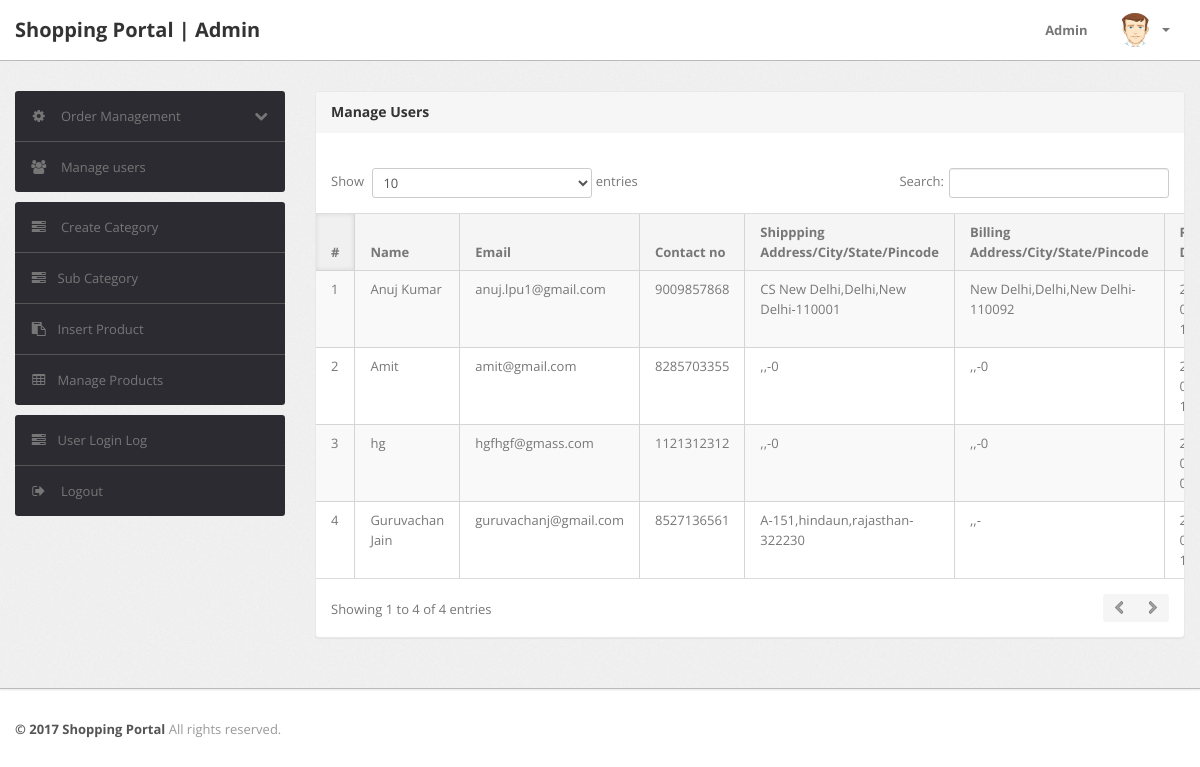
The page /admin/manage-users.php (signed in) on the database its author committed.
### tables this page shows
CREATE TABLE `users` (
  `id` int(11) NOT NULL,
  `name` varchar(255) DEFAULT NULL,
  `email` varchar(255) DEFAULT NULL,
  `contactno` bigint(11) DEFAULT NULL,
  `password` varchar(255) DEFAULT NULL,
  `shippingAddress` longtext,
  `shippingState` varchar(255) DEFAULT NULL,
  `shippingCity` varchar(255) DEFAULT NULL,
  `shippingPincode` int(11) DEFAULT NULL,
  `billingAddress` longtext,
  `billingState` varchar(255) DEFAULT NULL,
  `billingCity` varchar(255) DEFAULT NULL,
  `billingPincode` int(11) DEFAULT NULL,
  `regDate` timestamp NOT NULL DEFAULT CURRENT_TIMESTAMP,
  `updationDate` varchar(255) DEFAULT NULL
);

### admin/manage-users.php (the view, shortened to what this page needs)
<?php
include('include/config.php');
if(strlen($_SESSION['alogin'])==0)
	{
header('location:index.php');
}
else{
?>
<!DOCTYPE html>
<html lang="en">
<head>
	<link type="text/css" href="bootstrap/css/bootstrap.min.css" rel="stylesheet">
	<link type="text/css" href="bootstrap/css/bootstrap-responsive.min.css" rel="stylesheet">
	<link type="text/css" href="css/theme.css" rel="stylesheet">
	<link type="text/css" href="images/icons/css/font-awesome.css" rel="stylesheet">
</head>
<body>
<?php include('include/header.php');?>
	<div class="wrapper">
		<div class="container">
			<div class="row">
<?php include('include/sidebar.php');?>
			<div class="span9">
					<div class="content">
	<div class="module">
							<div class="module-head">
								<h3>Manage Users</h3>
							</div>
							<div class="module-body table">
									<br />
								<table cellpadding="0" cellspacing="0" border="0" class="datatable-1 table table-bordered table-striped	 display" width="100%">
									<thead>
										<tr>
											<th>#</th>
											<th> Name</th>
											<th>Email </th>
											<th>Contact no</th>
											<th>Shippping Address/City/State/Pincode </th>
											<th>Billing Address/City/State/Pincode </th>
											<th>Reg. Date </th>
										</tr>
									</thead>
									<tbody>
<?php $query=mysqli_query($con,"select * from users");
$cnt=1;
while($row=mysqli_fetch_array($query))
{
?>
										<tr>
											<td><?php echo htmlentities($cnt);?></td>
											<td><?php echo htmlentities($row['name']);?></td>
											<td><?php echo htmlentities($row['email']);?></td>
											<td> <?php echo htmlentities($row['contactno']);?></td>
											<td><?php echo htmlentities($row['shippingAddress'].",".$row['shippingCity'].",".$row['shippingState']."-".$row['shippingPincode']);?></td>
											<td><?php echo htmlentities($row['billingAddress'].",".$row['billingCity'].",".$row['billingState']."-".$row['billingPincode']);?></td>
											<td><?php echo htmlentities($row['regDate']);?></td>
										<?php $cnt=$cnt+1; } ?>
								</table>
							</div>
						</div>
					</div>
				</div>
			</div>
		</div>
	</div>
<?php include('include/footer.php');?>
</body>
<?php } ?>

### admin/css/theme.css (style rules this page uses)
body { font-size: 13px; font-family: 'Open Sans', Arial, sans-serif; background: #fff; color: #777 }
h1, h2, h3, h4, h5, h6 { color: #333; margin-top: 0 }
h3 { font-size: 20px }
.wrapper { background: url(../images/bg.png) #eee; border-bottom: 1px solid #bbb; -webkit-box-shadow: 0 1px 2px rgba(0,0,0,0.1); -moz-box-shadow: 0 1px 2px rgba(0,0,0,0.1); box-shadow: 0 1px 2px rgba(0,0,0,0.1); padding: 30px 0 }
.module { background: #fff; -webkit-border-radius: 3px; -moz-border-radius: 3px; border-radius: 3px; border: 1px solid #ccc; border-bottom-color: #bbb; -webkit-box-shadow: 0 0 1px rgba(0,0,0,0.2); -moz-box-shadow: 0 0 1px rgba(0,0,0,0.2); box-shadow: 0 0 1px rgba(0,0,0,0.2); margin-bottom: 30px }
.table { margin-bottom: 0 }
.table th, .table td { border-color: #d5d5d5!important }
.table-bordered thead:first-child tr:first-child>th:first-child, .table-bordered tbody:first-child tr:first-child>td:first-child { -webkit-border-top-left-radius: 2px; -moz-border-radius-topleft: 2px; border-top-left-radius: 2px }
.table-bordered thead:first-child tr:first-child>th:last-child, .table-bordered tbody:first-child tr:first-child>td:last-child { -webkit-border-top-right-radius: 2px; -moz-border-radius-topright: 2px; border-top-right-radius: 2px }
.table-bordered thead:last-child tr:last-child>th:first-child, .table-bordered tbody:last-child tr:last-child>td:first-child, .table-bordered tfoot:last-child tr:last-child>td:first-child { -webkit-border-bottom-left-radius: 2px; -moz-border-radius-bottomleft: 2px; border-bottom-left-radius: 2px }
.table-bordered thead:last-child tr:last-child>th:last-child, .table-bordered tbody:last-child tr:last-child>td:last-child, .table-bordered tfoot:last-child tr:last-child>td:last-child { -webkit-border-bottom-right-radius: 2px; -moz-border-radius-bottomright: 2px; border-bottom-right-radius: 2px }
.module { box-shadow: 0 0 3px rgba(0,0,0,.1); border-color: #e9e9e9; margin-bottom: 20px; background-color: #fff; border-radius: 4px; -webkit-box-shadow: 0 1px 1px rgba(0,0,0,.05); box-shadow: 0 1px 1px rgba(0,0,0,.05); }
.module-head { color: #767676; background-color: #f6f6f6; border-color: #e9e9e9; padding: 10px 15px; border-bottom: 1px solid transparent; border-top-right-radius: 3px; border-top-left-radius: 3px; }
.module-head h3 { font-size: 14px; line-height: 20px; height: 20px; margin: 0 }
.module-body { padding: 15px }
.module-body.table { padding: 15px 0 }
.module-body.table .table th, .module-body.table .table td { padding-left: 15px; padding-right: 15px }
.dataTables_wrapper table th { background: #f5f5f5; cursor: pointer }
.dataTables_wrapper table th.sorting_asc, .dataTables_wrapper table th.sorting_desc { background: #f0f0f0; -webkit-box-shadow: 0 0 5px rgba(0,0,0,0.1) inset; -moz-box-shadow: 0 0 5px rgba(0,0,0,0.1) inset; box-shadow: 0 0 5px rgba(0,0,0,0.1) inset }
.dataTables_wrapper .table-bordered { -webkit-border-radius: 0; -moz-border-radius: 0; border-radius: 0; border-left: 0; border-right: 0 }
.dataTables_wrapper .table-bordered thead tr>th:first-child, .dataTables_wrapper .table-bordered tbody tr>td:first-child, .dataTables_wrapper .table-bordered tfoot tr>td:first-child, .dataTables_wrapper .table-bordered tfoot tr>th:first-child { border-left: 0 }
.dataTables_wrapper .table-bordered thead:first-child tr:first-child>th:first-child, .dataTables_wrapper .table-bordered tbody:first-child tr:first-child>td:first-child { -webkit-border-top-left-radius: 0; -moz-border-radius-topleft: 0; border-top-left-radius: 0 }
.dataTables_wrapper .table-bordered thead:first-child tr:first-child>th:last-child, .dataTables_wrapper .table-bordered tbody:first-child tr:first-child>td:last-child { -webkit-border-top-right-radius: 0; -moz-border-radius-topright: 0; border-top-right-radius: 0 }
.dataTables_wrapper .table-bordered thead:last-child tr:last-child>th:first-child, .dataTables_wrapper .table-bordered tbody:last-child tr:last-child>td:first-child, .dataTables_wrapper .table-bordered tfoot:last-child tr:last-child>td:first-child { -webkit-border-bottom-left-radius: 0; -moz-border-radius-bottomleft: 0; border-bottom-left-radius: 0 }
.dataTables_wrapper .table-bordered thead:last-child tr:last-child>th:last-child, .dataTables_wrapper .table-bordered tbody:last-child tr:last-child>td:last-child, .dataTables_wrapper .table-bordered tfoot:last-child tr:last-child>td:last-child { -webkit-border-bottom-right-radius: 0; -moz-border-radius-bottomright: 0; border-bottom-right-radius: 0 }

### rows shown on the page
users: name "Anuj Kumar", email "anuj.lpu1@gmail.com", contactno "9009857868", shippingAddress+shippingCity+shippingState "CS New Delhi,Delhi,New Delhi-110001", billingAddress+billingCity+billingState "New Delhi,Delhi,New Delhi-110092"
users: name "Amit", email "amit@gmail.com", contactno "8285703355", shippingAddress+shippingCity+shippingState ",,-0", billingAddress+billingCity+billingState ",,-0"
users: name "hg", email "hgfhgf@gmass.com", contactno "1121312312", shippingAddress+shippingCity+shippingState ",,-0", billingAddress+billingCity+billingState ",,-0"
users: name "Guruvachan Jain", email "guruvachanj@gmail.com", contactno "8527136561", shippingAddress+shippingCity+shippingState "A-151,hindaun,rajasthan-322230", billingAddress+billingCity+billingState ",,-"
